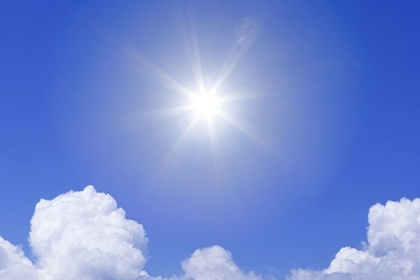
%> input picture clara.jpg, 420 x 280 px, shrunk from 769 x 512 before the run
$ octave --eval "result = correcaoBrilho(imread('clara.jpg'));"   (GNU Octave 9; MATLAB toolbox functions it lacks are replaced by stand-ins)
%> lines starting %> are read from the running program, lines starting %| are printed output that depends on the picture; in (x1, y1, x2, y2) boxes, pixels count from 0 and x2, y2 are one past the last pixel; in counts of white or black regions, pixels touching at a corner belong together; the program's own positions count from 1
### histograma.m
function y = histograma(x)
% Algoritmo de exemplo - turma de Computação Gráfica
% x: imagem representada no espaco RGB, uint8 (intervalo 0-255)
% y: versao, em escala de cinza, da imagem x, em reais (intervalo 0-1)

%[R ,G, B] [R ,G, B] [R ,G, B]
%[R ,G, B] [R ,G, B] [R ,G, B]
%[R ,G, B] [R ,G, B] [R ,G, B]
%[R ,G, B] [R ,G, B] [R ,G, B]
%[R ,G, B] [R ,G, B] [R ,G, B]
%[R ,G, B] [R ,G, B] [R ,G, B]

x = imhist(x);
tam = size(x);

soma_total = sum(x);
multiplicacao = 0;

for i=1:tam(1)
    multiplicacao = multiplicacao + x(i) * i;
end

result = multiplicacao / soma_total;

porcentagem = result/255;

y = porcentagem;

endfunction

### correcaoBrilho.m
## Copyright (C) 2021 chmmaestro
##
## This program is free software: you can redistribute it and/or modify
## it under the terms of the GNU General Public License as published by
## the Free Software Foundation, either version 3 of the License, or
## (at your option) any later version.
##
## This program is distributed in the hope that it will be useful,
## but WITHOUT ANY WARRANTY; without even the implied warranty of
## MERCHANTABILITY or FITNESS FOR A PARTICULAR PURPOSE.  See the
## GNU General Public License for more details.
##
## You should have received a copy of the GNU General Public License
## along with this program.  If not, see <https://www.gnu.org/licenses/>.

## -*- texinfo -*-
## @deftypefn {} {@var{retval} =} exemplo (@var{input1}, @var{input2})
##
## @seealso{}
## @end deftypefn

## Author: chmmaestro <chmmaestro@chmmaestro-Inspiron-7560>
## Created: 2021-04-08

function y = correcaoBrilho(x)
% Algoritmo de exemplo - turma de Computação Gráfica
% x: imagem representada no espaco RGB, uint8 (intervalo 0-255)
% y: versao, em escala de cinza, da imagem x, em reais (intervalo 0-1)

tam = size(x);

if length(tam) ~= 3
  display('A variavel de entrada nao e uma imagem no espaco RGB');
end
original = x;
x = double(x);


for i=1:tam(1)
  for j=1:tam(2)

    y(i,j) = ( x(i,j,1) + x(i,j,2) + x(i,j,3) ) / 3;
    y(i,j) = y(i,j)/255;

  end
end


figure;
imshow(y);

v_histograma = histograma(y);
diferenca = 128 -  v_histograma;

y = y + diferenca
display(diferenca);

y = double(y);
y = y ./ max(y(:));
[a b] = size(y);

equalizado = histeq(y, a);

figure;
imshow(equalizado);

endfunction
%> in correcaoBrilho, original is the input picture: size 280x420x3 uint8; mean R, G, B 114.9, 139.2, 210.3
%> after the loop in correcaoBrilho, `for i=1:tam(1)`:
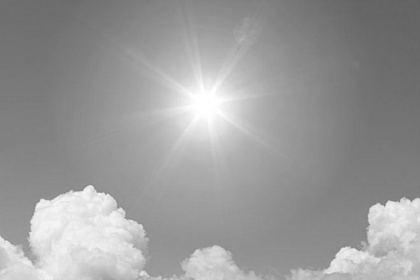
%> y: size 280x420 double; min 0.382, max 1, mean 0.607
%> in histograma, `x = imhist(x);`: x = 256 values, max 2004 at index 149, min 0 at index 1, mean 459.4
%> in histograma, `soma_total = sum(x);`: soma_total = 117600
%> after the loop in histograma, `for i=1:tam(1)`: multiplicacao = 18323154
%> in histograma, `result = multiplicacao / soma_total;`: result = 155.8
%> in histograma, `porcentagem = result/255;`: porcentagem = 0.611
%> in correcaoBrilho, `diferenca = 128 -  v_histograma;`: diferenca = 127.4
%| diferenca = 127.39
%> in correcaoBrilho, `equalizado = histeq(y, a);`:
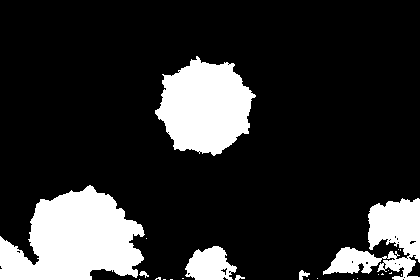
%> equalizado: size 280x420 double; values 0.817 (black) and 1 (white), 18.1% white; 24 white regions (17 under 20 px), largest, box (x1, y1, x2, y2) and area: (0, 185, 145, 280) 9209, (155, 56, 256, 156) 6814, (323, 198, 420, 280) 3858

$ run again, on praia.jpg
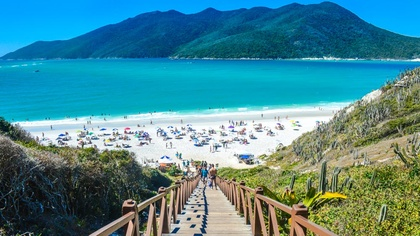
%> input picture praia.jpg, 420 x 236 px, shrunk from 1000 x 563 before the run
%> in correcaoBrilho, original is the input picture: size 236x420x3 uint8; mean R, G, B 74.5, 136.9, 145.9
%> after the loop in correcaoBrilho, `for i=1:tam(1)`:
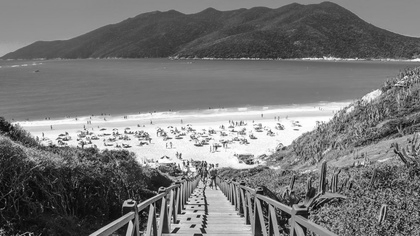
%> y: size 236x420 double; min 0.00523, max 1, mean 0.467
%> in histograma, `x = imhist(x);`: x = 256 values, max 2211 at index 119, min 0 at index 1, mean 387.2
%> soma_total = 99120
%> the loop in histograma, `for i=1:tam(1)` made 256 passes
%> multiplicacao on passes 1 to 3: 0, 2, 5
%> after the loop in histograma, `for i=1:tam(1)`: multiplicacao = 11902215
%> result = 120.1
%> porcentagem = 0.471
%> diferenca = 127.5
%| diferenca = 127.53
%> in correcaoBrilho, `equalizado = histeq(y, a);`:
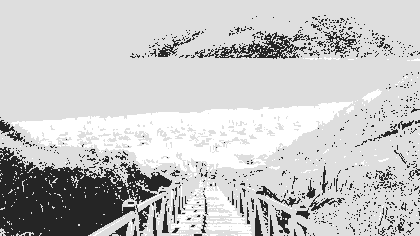
%> equalizado: size 236x420 double; min 0.149, max 1, mean 0.779
